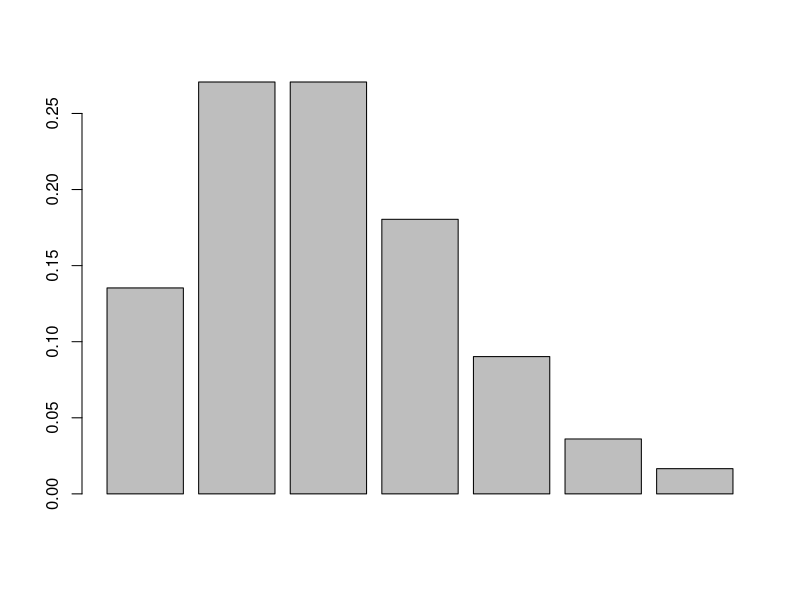

Write R code to recreate this figure.
y <- c(11, 27, 29, 20, 11, 1, 1)
z<- sum(y)


lambda = sum((0:6) * y) / z
lambda


proba = c(dpois(0:5, lambda), 1 - ppois(5, lambda))
proba
barplot(proba)
chisq.test(y, p = proba)$p.value
# On accepte H0. Les valeurs suivent donc une loi de poisson.